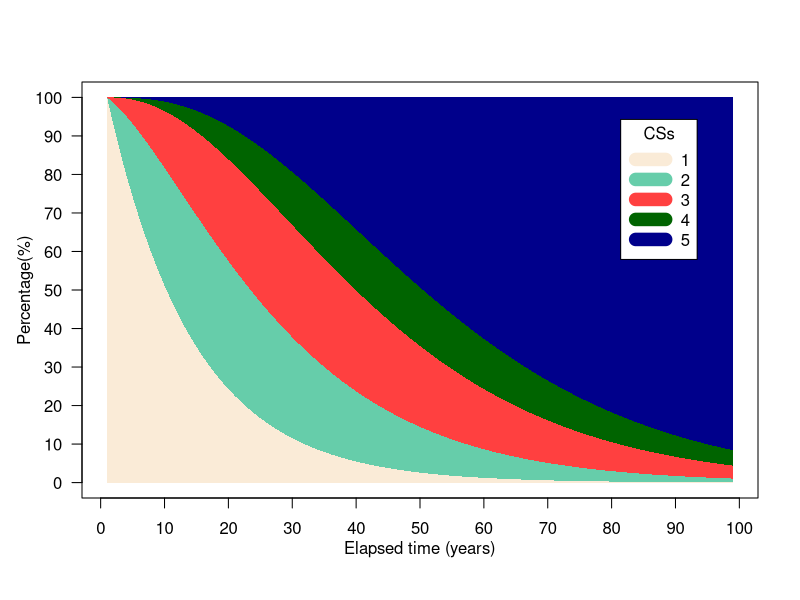

This figure's R source:
############INPUT PART############################
jmax=5  # Range of condition states
z=1 # Please select the interval or elapsed time in Markov processs
totalyear=99 # Total number of years used to compute the state probabilities over time.
########################################

dulieu<-read.csv("mtp.csv", header=T)
dulieu=data.frame(dulieu)
dulieu=data.matrix(dulieu)
mtp=matrix(double(1),nrow=jmax,ncol=jmax)
for (i in 1:jmax){
  for (j in 1:jmax){
    mtp[i,j]=dulieu[i,j]
  }
}
csstate<-matrix(double(1),nrow=totalyear,ncol=jmax) #state probability in year
for (t in 1:totalyear){
  if (t==1) {
    for (i in 1:jmax){
      if (i==1) {
        csstate[t,i]<-1
      } else {
        csstate[t,i]<-0
      }
    }
  } else {
    csstate[t,]<-csstate[(t-1),]%*%mtp
  }
}

#a function to plot the stacked shaded areas over time
plot.new()
stackedPlot <- function(data, time=NULL, col=1:length(data),...) {
  if (is.null(time)) {
    time <- 1:length(data[[1]])
    plot(0,0, xlim = range(time), ylim = c(0,max(rowSums(data))), t="n" , ...)
    for (i in length(data):1) {
      #the summup to the current collumn
      prep.data <- rowSums(data[1:i]);     
      # The polygon must have his first and last point on the zero line
      prep.y <- c(0, prep.data,0)
      prep.x <- c(time[1], time, time[length(time)] )
      polygon(prep.x, prep.y, col=col[i], border = NA);
    }
  }
}
#--------------------
#define evolution of conditison states over time into data frame
csstate=csstate*100 #turning probability distribution of condition states to percentage
csstate <- data.frame(csstate)

colors=c("antiquewhite","aquamarine3","brown1","darkgreen","darkblue")

stackedPlot(csstate,axes=FALSE,col = colors,xlab="",ylab="") #this is used for defaul colour
axis(2,pretty(range(c(0,100)),10),las=1)
axis(1,pretty(range(c(0,100)),10),las=1)
#axis(1,at=c(0,5,10,15,20,25,30,35,40,450,50),labels=c(0,5,10,15,20,25,30,35,40,45,50),las=1)

mtext(expression(paste("Percentage(%)")),side=2,line=2.2, adj = 0.5 )
mtext(expression(paste("Elapsed time (years)")),side=1,line=2.2, adj = 0.5 )
legend("topright", inset=0.09, title="CSs",col=colors,lty=2,lwd=13,legend=c(1:jmax),bg="white",cex=1)

box()

#THE END